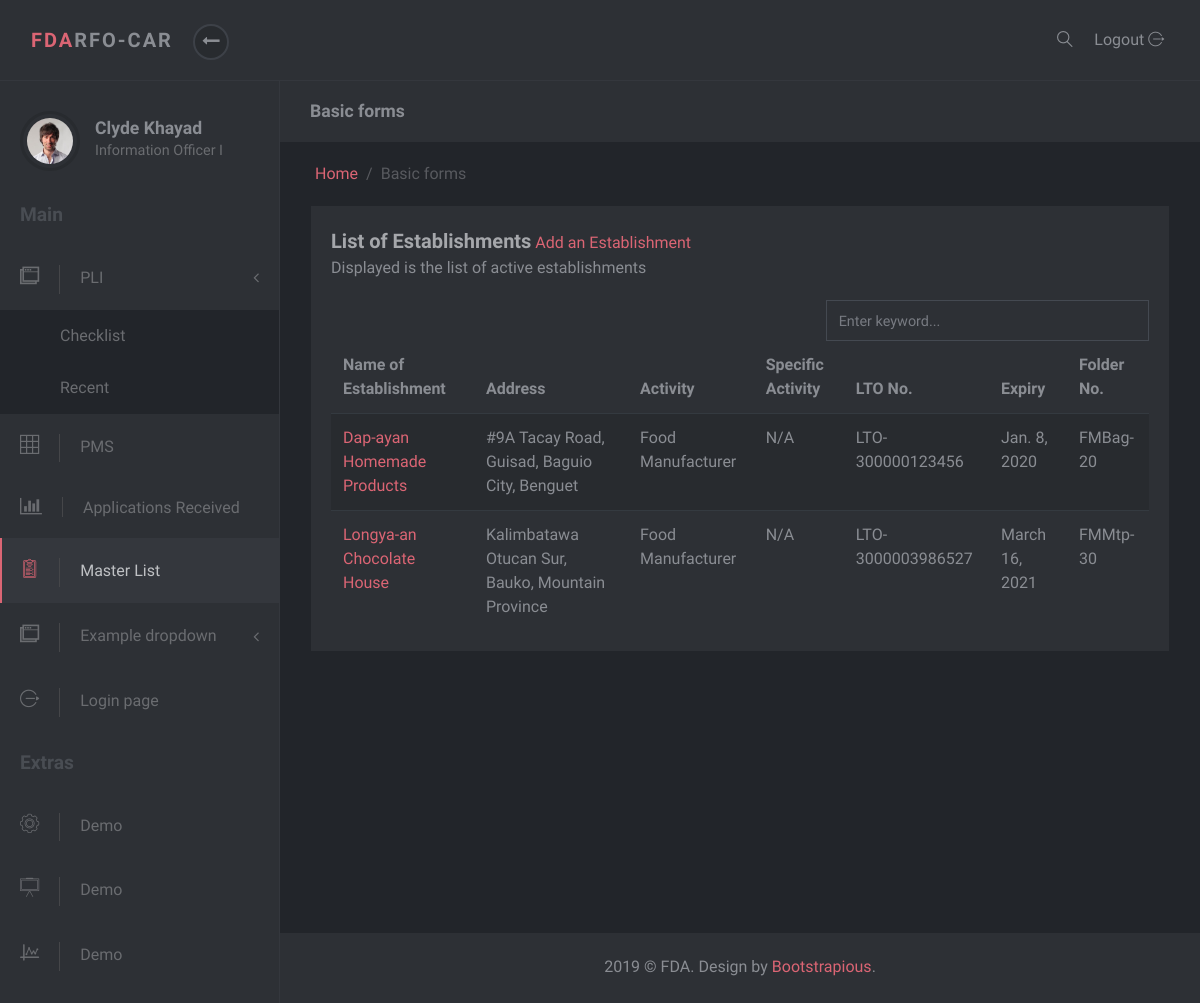
Screenshot of /masterlist/ with the database file from the repository.
### masterlist/models.py (models this page shows, shortened)
class Establishment(models.Model):
    date_modified = models.DateTimeField('date modified', default=timezone.now)
    application = models.CharField(max_length=1, choices=constants.APPLICATIONS)
    name = models.CharField(max_length=60)
    product_type = models.ForeignKey(ProductType, on_delete=models.SET_NULL, null=True)
    center = models.CharField(max_length=6, choices=constants.CENTERS)
    primary_activity = models.ForeignKey(PrimaryActivity, on_delete=models.CASCADE, null=True)
    specific_activity = models.ManyToManyField(SpecificActivity)
    additional_activity = models.ForeignKey(AdditionalActivity, on_delete=models.SET_NULL, null=True)
    product_line = models.ForeignKey(ProductLine, on_delete=models.SET_NULL, null=True, blank=True)
    remarks = models.CharField(max_length=100, null=True, blank=True, verbose_name='Product Remarks')
    status = models.CharField(max_length=8, choices=constants.EST_STATUS, null=True, default="Active")
    folder_id = models.CharField(max_length=10, null=True, verbose_name="Folder Number")

class Address(models.Model):
    address = models.CharField(max_length=50)
    region = models.ForeignKey(Region, on_delete=models.SET_NULL, null=True)
    province = models.ForeignKey(Province, on_delete=models.SET_NULL, null=True)
    municipality_or_city = models.ForeignKey(CityOrMunicipality, on_delete=models.SET_NULL, null=True)
    def full_address(self):
        return self.address + ', ' + self.municipality_or_city.name + ', ' + self.province.name

class CityOrMunicipality(models.Model):
    name = models.CharField(max_length=30)
    province = models.ForeignKey(Province, on_delete=models.CASCADE)

class Province(models.Model):
    name = models.CharField(max_length=30)
    region = models.ForeignKey(Region, on_delete=models.SET_NULL, null=True)

class ProductType(models.Model):
    name = models.CharField(max_length=50)
    def __str__(self):
        return self.name

class PrimaryActivity(models.Model):
    name = models.CharField(max_length=150)
    def __str__(self):
        return self.name

class Lto(models.Model):
    establishment = models.OneToOneField(Establishment, on_delete=models.CASCADE, null=True)
    issuance = models.DateTimeField(null=True, blank=True, verbose_name='Date Issued')
    lto_number = models.CharField(max_length=20)
    expiry = models.DateTimeField('expiry date')

### masterlist/views.py (the view)
# urls.py: path('', EstablishmentListView.as_view(), name='index'),
class EstablishmentListView(ListView):
    template_name = 'masterlist/index.html'
    context_object_name = 'est_list'
    def get_queryset(self):
        return Establishment.objects.all()
    def get_context_data(self, **kwargs):
        context = super().get_context_data(**kwargs)
        context['masterlist_active'] = "active"
        return context

### masterlist/templates/masterlist/index.html (shortened to what this page needs)
{% extends 'masterlist/partial/base.html' %}
{% block content %}
<div class="row">
    <div class="col-lg-12">
        <div class="block">
            <div class="title">
                <strong>List of Establishments</strong>  <a href="{% url 'admin:masterlist_establishment_add' %}" target="_blank">Add an Establishment</a>
                <span class="d-block">Displayed is the list of active establishments</span>
            </div>
            <div class="row">
                <div class="col-md-7">
                </div>
                <div class="col-md-5">
                    <input type="text" class="form-control " placeholder="Enter keyword...">
                </div>
            </div>
            <div class="block-body">
                <div class="table-responsive">
                    <table class="table table-striped table-hover">
                        <thead>
                        <tr>
                            <th>Name of Establishment</th>
                            <th>Address</th>
                            <th>Activity</th>
                            <th>Specific Activity</th>
                            <th>LTO No.</th>
                            <th>Expiry</th>
                            <th>Folder No.</th>
                        </tr>
                        </thead>
                        <tbody>
                        {% for est in est_list %}
                        <tr>
                            <td><a href="{% url 'masterlist:est-detail' est.id %}">{{est.name}}</a></td>
                            <td>{{est.plantaddress.full_address}}</td>
                            <td>{{est.product_type}} {{est.primary_activity}}</td>
                            {% if est.specificactivity %}
                            <td>{{est.specificactivity}}</td>
                            {% else %}
                            <td>N/A</td>
                            {% endif %}
                            <td>{{est.lto.lto_number}}</td>
                            <td>{{est.lto.expiry.date}}</td>
                            <td>{{est.folder_id}}</td>
                        </tr>
                        {% endfor %}
                        </tbody>
                    </table>
                </div>
            </div>
        </div>
    </div>
</div>
{% endblock %}

### masterlist/static/darkadmin/css/style.default.css (style rules this page uses)
body { position: relative; }
a { -webkit-transition: all 0.3s; transition: all 0.3s; display: inline-block; }
i, span, strong { display: inline-block; }
input { outline: none; }
.block { padding: 20px; background: #2d3035; color: #8a8d93; margin-bottom: 30px; }
.block .title { margin-bottom: 20px; }
.block .title strong:first-child { font-size: 1.25rem; color: #a5a7ab; }
.form-control { height: calc(2.4rem + 2px); border: 1px solid #444951; background: transparent; border-radius: 0; color: #979a9f; padding: 0.45rem 0.75rem; }
.table { margin-bottom: 0; }
.table td, .table th { border-color: #343a40; }
.table thead th { border: none; }
.table-striped tbody tr { -webkit-transition: all 0.3s; transition: all 0.3s; }
.table-striped tbody tr:nth-of-type(odd) { background-color: #282b2f; }
body { font-family: "Muli", sans-serif; font-size: 1rem; font-weight: 400; line-height: 1.5; color: #8a8d93; background-color: #fff; }
a { color: #DB6574; text-decoration: none; }

### rows the page displays
Establishment: name "Dap-ayan Homemade Products", plantaddress.full_address "#9A Tacay Road, Guisad, Baguio City, Benguet", product_type "Food", primary_activity "Manufacturer", lto.lto_number "LTO-300000123456", lto.expiry "Jan. 8, 2020", folder_id "FMBag-20"
Establishment: name "Longya-an Chocolate House", plantaddress.full_address "Kalimbatawa Otucan Sur, Bauko, Mountain Province", product_type "Food", primary_activity "Manufacturer", lto.lto_number "LTO-3000003986527", lto.expiry "March 16, 2021", folder_id "FMMtp-30"
